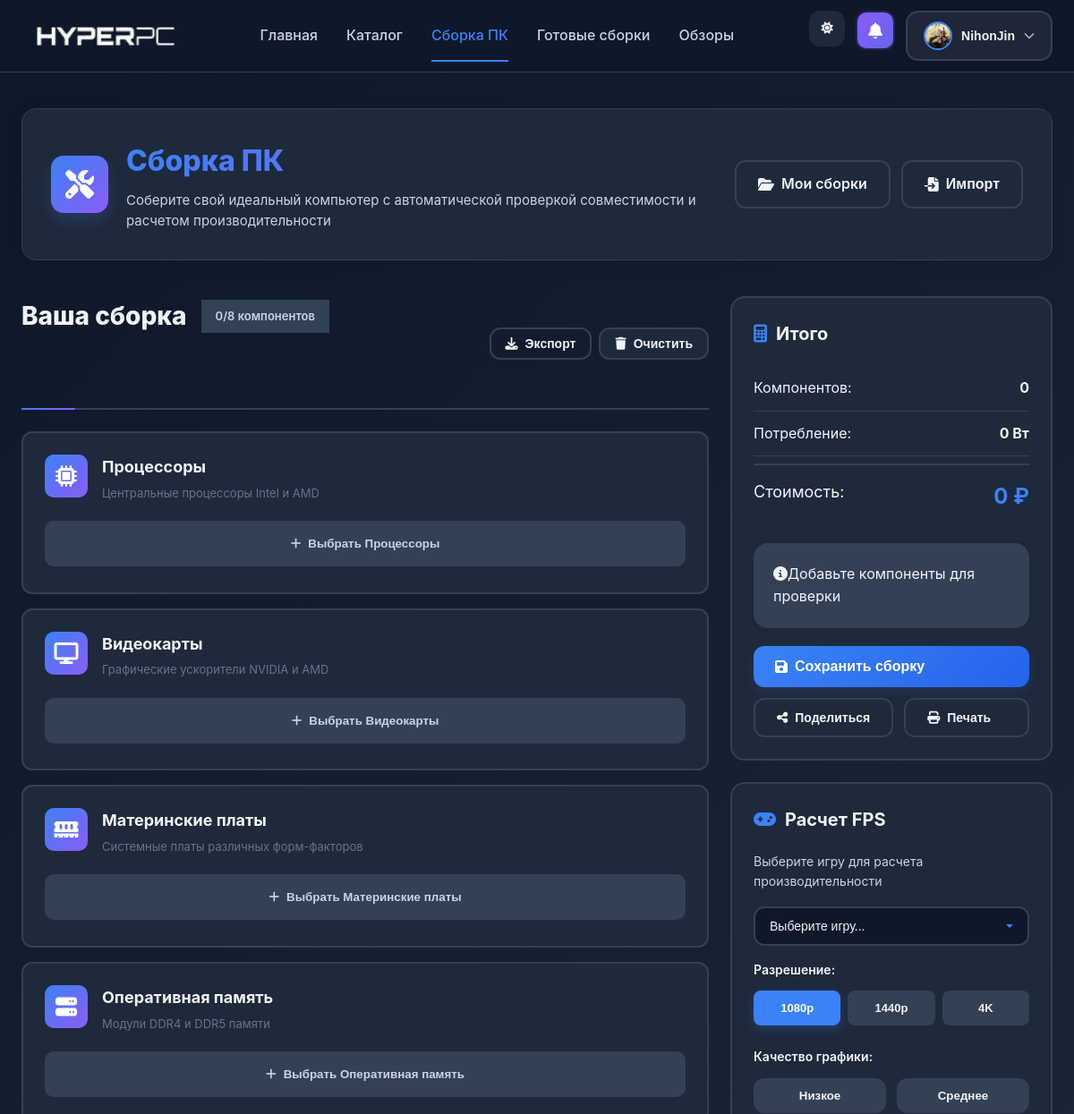
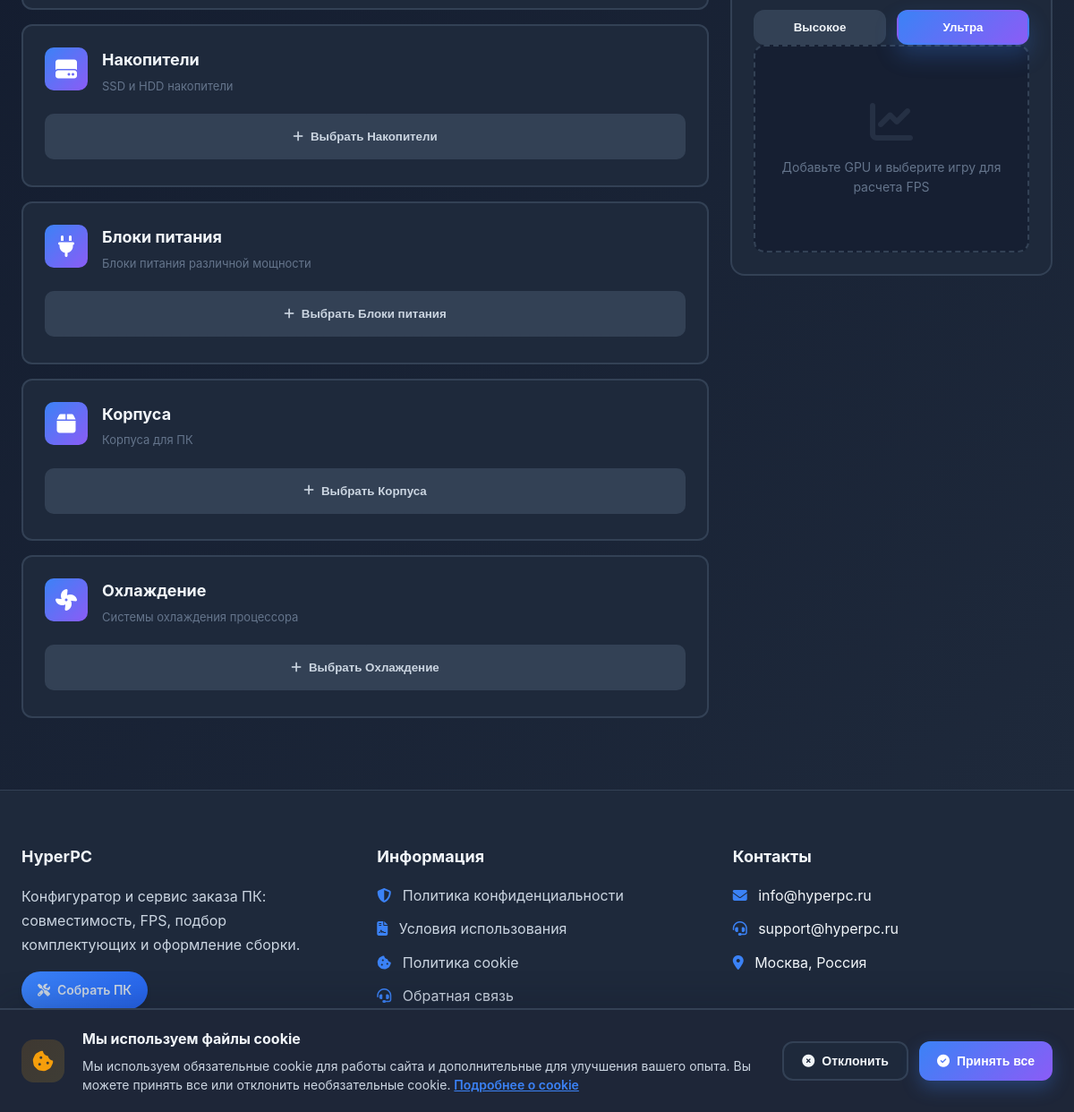
Screenshot of /Sites/builder.php (signed in) with the database file from the repository (2 pictures, top to bottom).
### tables this page shows
CREATE TABLE `users` (
  `id` int(11) NOT NULL,
  `username` varchar(100) NOT NULL,
  `email` varchar(255) NOT NULL,
  `password` varchar(255) NOT NULL,
  `role` enum('user','premium','vip','support','admin','high-admin','owner') DEFAULT 'user',
  `status` enum('active','blocked') NOT NULL DEFAULT 'active',
  `blocked_at` datetime DEFAULT NULL,
  `block_reason` varchar(255) DEFAULT NULL,
  `blocked_by` int(11) DEFAULT NULL,
  `blocked_until` datetime DEFAULT NULL,
  `avatar` varchar(255) DEFAULT NULL,
  `bio` text DEFAULT NULL,
  `location` varchar(255) DEFAULT NULL,
  `profile_updated` tinyint(1) DEFAULT 0,
  `username_changed_at` datetime DEFAULT NULL,
  `notify_order_updates` tinyint(1) NOT NULL DEFAULT 1,
  `notify_support_replies` tinyint(1) NOT NULL DEFAULT 1,
  `profile_visibility` enum('public','members','private') NOT NULL DEFAULT 'public',
  `show_online_status` tinyint(1) NOT NULL DEFAULT 1,
  `session_version` int(11) NOT NULL DEFAULT 1,
  `session_invalidated_at` datetime DEFAULT NULL,
  `remember_token` varchar(255) DEFAULT NULL,
  `remember_token_expires` datetime DEFAULT NULL,
  `created_at` timestamp NOT NULL DEFAULT current_timestamp(),
  `updated_at` timestamp NOT NULL DEFAULT current_timestamp() ON UPDATE current_timestamp(),
  `last_activity` timestamp NULL DEFAULT NULL,
  `is_online` tinyint(1) DEFAULT 0
);

CREATE TABLE `categories` (
  `id` int(11) NOT NULL,
  `name` varchar(100) NOT NULL,
  `slug` varchar(100) NOT NULL,
  `icon` varchar(50) DEFAULT NULL,
  `description` text DEFAULT NULL,
  `created_at` timestamp NOT NULL DEFAULT current_timestamp()
);

### Sites/builder.php (the view, shortened to what this page needs)
<?php
require_once 'config.php';
$categories = $pdo->query("SELECT * FROM categories ORDER BY id")->fetchAll();
?>
<!DOCTYPE html>
<html lang="ru">
<head>
    <link rel="stylesheet" href="css/style.css">
    <link rel="stylesheet" href="css/builder.css">
    <link rel="stylesheet" href="https://cdnjs.cloudflare.com/ajax/libs/font-awesome/6.4.0/css/all.min.css">
</head>
<body>
    <?php include 'includes/header.php'; ?>
    <main class="builder-page">
        <div class="container">
            <div class="page-header">
                <div class="header-content">
                    <div class="header-icon">
                        <i class="fas fa-screwdriver-wrench"></i>
                    </div>
                    <div class="header-text">
                        <h1>Сборка ПК</h1>
                        <p>Соберите свой идеальный компьютер с автоматической проверкой совместимости и расчетом производительности</p>
                    </div>
                </div>
                <div class="header-actions">
                    <a class="btn btn-outline" href="profile.php#my-builds">
                        <i class="fas fa-folder-open"></i>
                        Мои сборки
                    </a>
                    <button class="btn btn-outline" onclick="importBuild()">
                        <i class="fas fa-file-import"></i>
                        Импорт
                    </button>
                </div>
            </div>
            <div class="builder-layout">
                <div class="build-section">
                    <div class="section-header">
                        <div class="section-title">
                            <h2>Ваша сборка</h2>
                            <span class="build-progress" id="buildProgress">0/8 компонентов</span>
                        </div>
                        <div class="section-actions">
                            <button class="btn btn-outline btn-sm" onclick="openExportModal()">
                                <i class="fas fa-download"></i>
                                Экспорт
                            </button>
                            <button class="btn btn-secondary btn-sm" onclick="openClearModal()">
                                <i class="fas fa-trash"></i>
                                Очистить
                            </button>
                        </div>
                    </div>
                    <div class="build-components" id="buildComponents">
                        <?php foreach ($categories as $category): ?>
                        <div class="component-slot" data-category="<?= $category['id'] ?>">
                            <div class="slot-header">
                                <div class="slot-icon">
                                    <i class="fas <?= $category['icon'] ?>"></i>
                                </div>
                                <div class="slot-info">
                                    <h3><?= htmlspecialchars($category['name']) ?></h3>
                                    <p class="slot-description"><?= htmlspecialchars($category['description']) ?></p>
                                </div>
                            </div>
                            <div class="slot-content" id="slot-<?= $category['id'] ?>">
                            </div>
                        </div>
                        <?php endforeach; ?>
                    </div>
                </div>
                <aside class="build-sidebar">
                    <div class="summary-card">
                        <h3><i class="fas fa-calculator"></i> Итого</h3>
                        <div class="summary-stats">
                            <div class="stat-row">
                                <span>Компонентов:</span>
                                <strong id="totalComponents">0</strong>
                            </div>
                            <div class="stat-row">
                                <span>Потребление:</span>
                                <strong id="totalPower">0 Вт</strong>
                            </div>
                            <div class="stat-row total-price">
                                <span>Стоимость:</span>
                                <strong id="totalPrice">0 ₽</strong>
                            </div>
                        </div>
                        <div class="compatibility-status" id="compatibilityStatus">
                        </div>
                        <div class="summary-actions">
                            <button class="btn btn-primary btn-lg" onclick="openSaveModal()">
                                <i class="fas fa-save"></i>
                                Сохранить сборку
                            </button>
                            <div class="action-row">
                                <button class="btn btn-secondary" onclick="shareBuild()">
                                    <i class="fas fa-share-nodes"></i>
                                    Поделиться
                                </button>
                                <button class="btn btn-secondary" onclick="printBuild()">
                                    <i class="fas fa-print"></i>
                                    Печать
                                </button>
                            </div>
                        </div>
                    </div>
                    <div class="fps-calculator">
                        <h3><i class="fas fa-gamepad"></i> Расчет FPS</h3>
                        <p class="fps-description">Выберите игру для расчета производительности</p>
                        <div class="game-selector">
                            <select id="gameSelect" onchange="calculateFPS()">
                                <option value="">Выберите игру...</option>
                            </select>
                        </div>
                        <div class="resolution-selector">
                            <label>Разрешение:</label>
                            <div class="resolution-buttons">
                                <button class="resolution-btn active" data-resolution="1920x1080" onclick="selectResolution(this)">
                                    1080p
                                </button>
                                <button class="resolution-btn" data-resolution="2560x1440" onclick="selectResolution(this)">
                                    1440p
                                </button>
                                <button class="resolution-btn" data-resolution="3840x2160" onclick="selectResolution(this)">
                                    4K
                                </button>
                            </div>
                        </div>
                        <div class="quality-selector">
                            <label>Качество графики:</label>
                            <div class="quality-buttons">
                                <button class="quality-btn" data-quality="low" onclick="selectQuality(this)">
                                    Низкое
                                </button>
                                <button class="quality-btn" data-quality="medium" onclick="selectQuality(this)">
                                    Среднее
                                </button>
                                <button class="quality-btn" data-quality="high" onclick="selectQuality(this)">
                                    Высокое
                                </button>
                                <button class="quality-btn active" data-quality="ultra" onclick="selectQuality(this)">
                                    Ультра
                                </button>
                            </div>
                        </div>
                        <div class="fps-placeholder" id="fpsPlaceholder">
                            <i class="fas fa-chart-line fa-3x"></i>
                            <p>Добавьте GPU и выберите игру для расчета FPS</p>
                        </div>
                    </div>
                </aside>
            </div>
        </div>
    </main>
    <?php include 'includes/footer.php'; ?>
</body>
</html>

### Sites/includes/header.php (shortened to what this page needs)
<?php
$unreadNotificationCount = 0;
$authUser = null;
if (isset($_SESSION['user_id']) && isset($pdo)) {
    try {
        $userStmt = $pdo->prepare("SELECT username, email, avatar, role, status, blocked_at, blocked_until, block_reason FROM users WHERE id = ? LIMIT 1");
        $userStmt->execute([$_SESSION['user_id']]);
        $authUser = $userStmt->fetch(PDO::FETCH_ASSOC) ?: null;
    } catch (PDOException $e) {
        $notifications = [];
        $unreadNotificationCount = 0;
    }
}
?>
<header class="header">
    <div class="container">
        <nav class="navbar">
            <a href="index.php" class="logo logo-image">
                <img class="logo-dark" src="pictures/JKT_full_clear.png" alt="HyperPC">
            </a>
            <ul class="nav-menu">
                <li><a href="index.php" <?= basename($_SERVER['PHP_SELF']) === 'index.php' ? 'class="active"' : '' ?>>Главная</a></li>
                <li><a href="catalog.php" <?= basename($_SERVER['PHP_SELF']) === 'catalog.php' ? 'class="active"' : '' ?>>Каталог</a></li>
                <li><a href="builder.php" <?= basename($_SERVER['PHP_SELF']) === 'builder.php' ? 'class="active"' : '' ?>>Сборка ПК</a></li>
                <li><a href="builds.php" <?= basename($_SERVER['PHP_SELF']) === 'builds.php' ? 'class="active"' : '' ?>>Готовые сборки</a></li>
                <li><a href="reviews.php" <?= basename($_SERVER['PHP_SELF']) === 'reviews.php' ? 'class="active"' : '' ?>>Обзоры</a></li>
            </ul>
            <div class="nav-actions">
                <button class="btn-icon" id="themeToggle" title="Переключить тему">
                    <i class="fas fa-moon"></i>
                </button>
                <?php if (isset($_SESSION['user_id'])): ?>
                    <div class="notifications-menu">
                        <button class="btn-notification <?= $unreadNotificationCount ? 'has-unread' : '' ?>" onclick="toggleNotificationsMenu()" id="notificationsButton">
                            <div class="btn-notification-icon">
                                <i class="fas fa-bell"></i>
                            </div>
                        </button>
                    </div>
                    <div class="user-menu">
                        <button class="btn-user" onclick="toggleUserMenu()">
                            <?php
                            $userAvatar = $authUser['avatar'] ?? null;
                            ?>
                            <?php if ($userAvatar): ?>
                                <img src="<?= htmlspecialchars($userAvatar) ?>" alt="Avatar" class="btn-user-avatar">
                            <?php else: ?>
                                <i class="fas fa-user-circle"></i>
                            <?php endif; ?>
                            <span><?= htmlspecialchars($_SESSION['username']) ?></span>
                            <i class="fas fa-chevron-down"></i>
                        </button>
                    </div>
                <?php endif; ?>
            </div>
        </nav>
    </div>
</header>

### rows the page displays
users: avatar (picture)
categories: name "Процессоры", description "Центральные процессоры Intel и AMD"
categories: name "Видеокарты", description "Графические ускорители NVIDIA и AMD"
categories: name "Материнские платы", description "Системные платы различных форм-факторов"
categories: name "Оперативная память", description "Модули DDR4 и DDR5 памяти"
categories: name "Накопители", description "SSD и HDD накопители"
categories: name "Блоки питания", description "Блоки питания различной мощности"
categories: name "Корпуса", description "Корпуса для ПК"
categories: name "Охлаждение", description "Системы охлаждения процессора"

### other values shown
$_SESSION['username'] "NihonJin"
